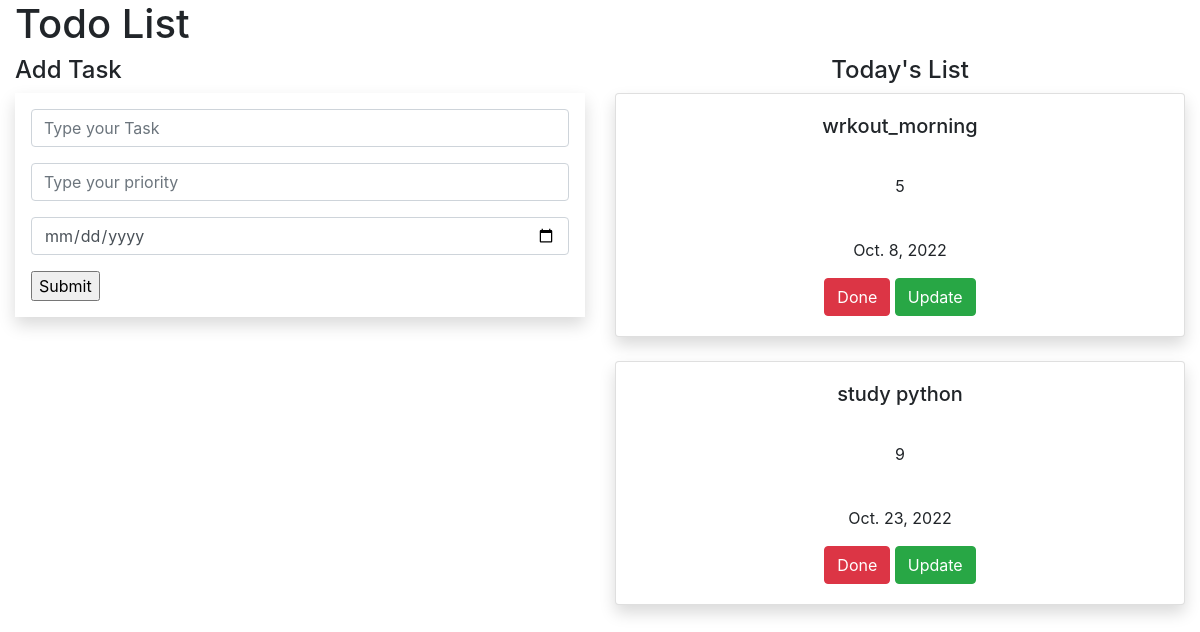
Before: / with the older database file.
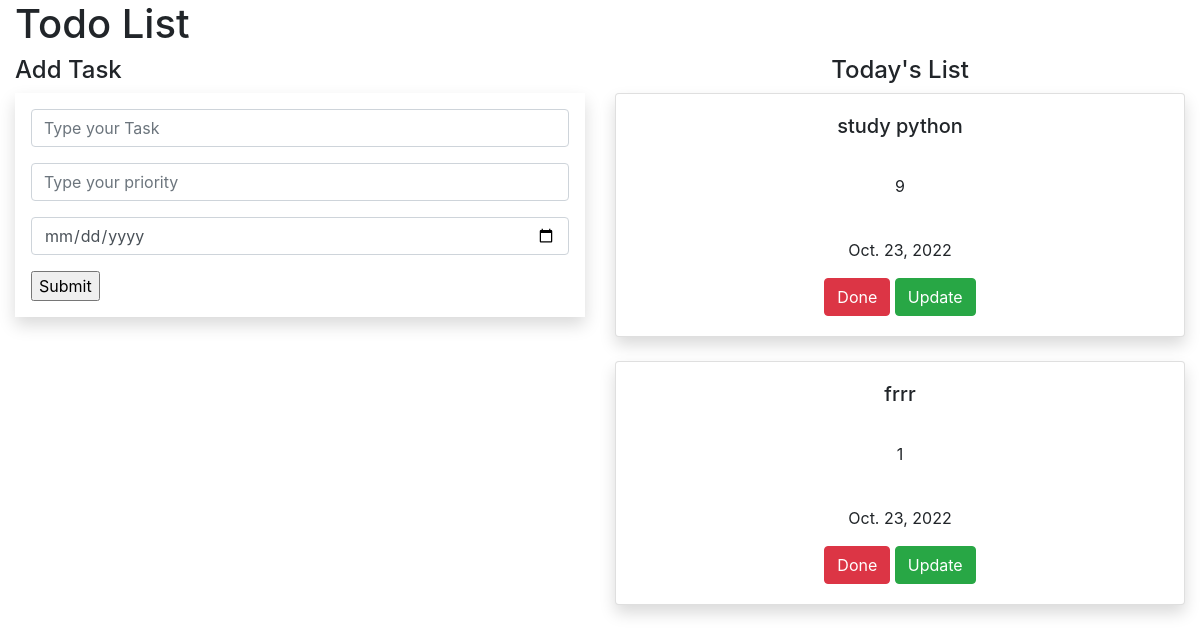
After: the same page with the newer database file.
### list/models.py (models this page shows, shortened)
class Task(models.Model):
    name = models.CharField(max_length=100)
    priority = models.IntegerField()
    date = models.DateField(default=datetime.date.today)

### list/views.py (the view)
# urls.py: path('',views.Task_listview.as_view(),name= 'index'),
class Task_listview(ListView):
    model = Task
    template_name = 'task_view.html'
    context_object_name = 'obj1'

### list/templates/task_view.html (shortened to what this page needs)
{% extends 'base.html' %}
{% block content %}
<div class="container-fluid">
  <div class="row">
    <div class="col-md-12">
      <div class="banner">
        <div class="banner-text">
          <h1> Todo List</h1>
        </div>
      </div>
    </div>
  </div>
  <div class="row">
    <div class="col-md-6">
      <h4> Add Task</h4>
      <form method="POST" class="p-3 shadow">
        <div class="form-group">
  <input type="text" name="name" class="form-control" placeholder="Type your Task">
          </div>
        <div class="form-group">
  <input type="text" name="priority" class="form-control" placeholder="Type your priority">
        </div>
          <div class="form-group">
  <input type="date" name="date" class="form-control" placeholder="Type your date">
        </div>
  <input type="submit">
</form>
    </div>
    <div class="col-md-6 text-center">
      <h4> Today's List</h4>
       {% for i in obj1 %}
      <div class="shadow card">
      <div class="card-body">
        <h5 class="card-title"> {{i.name}} </h5>
        <p> <br> {{i.priority}} </p>
          <p> <br> {{i.date}} </p>
        <a class="btn btn-danger" href="{% url 'delete' i.id %}"> Done </a>
         <a class="btn btn-success" href="{% url 'update' i.id %}"> Update </a>
      </div>
      </div><br>
  {% endfor %}
    </div>
  </div>
</div>
 {% endblock %}

Changed rows visible on the page:
removed Task: name "wrkout_morning", priority "5", date "Oct. 8, 2022"
added Task: name "frrr", priority "1", date "Oct. 23, 2022"
